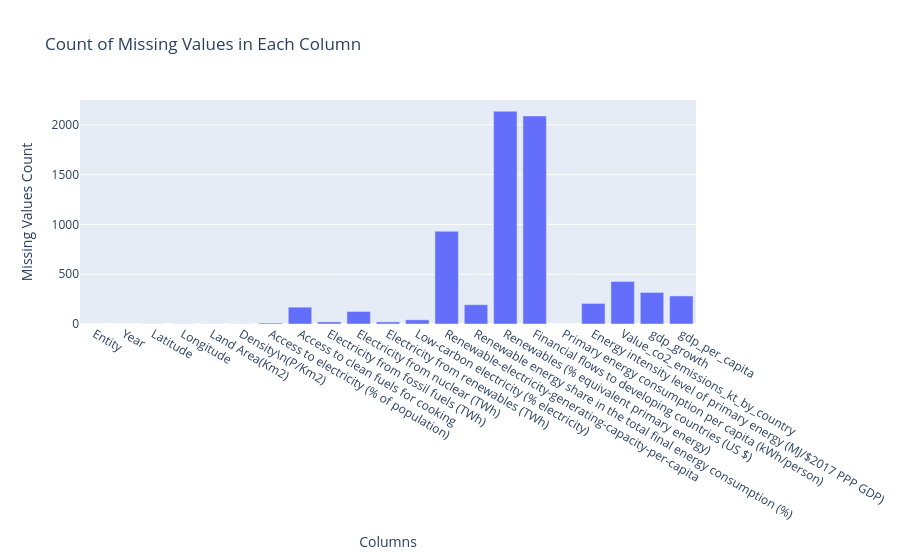

Notebook source saved alongside this figure:
### Code cell
# Creating a bar plot using Plotly Express
fig = px.bar(x=missing_values.index, y=missing_values.values, labels={'x': 'Columns', 'y': 'Missing Values Count'},
             title='Count of Missing Values in Each Column')
fig.show()

### Figure 1 — Plotly figure (JSON) as saved in the notebook; plotly's stock layout.template omitted (floating-point values rounded to 4 significant figures)
{"data": [{"hovertemplate": "Columns=%{x}<br>Missing Values Count=%{y}<extra></extra>", "legendgroup": "", "marker": {"color": "#636efa", "pattern": {"shape": ""}}, "name": "", "orientation": "v", "showlegend": false, "textposition": "auto", "type": "bar", "x": ["Entity", "Year", "Latitude", "Longitude", "Land Area(Km2)", "Density\\n(P/Km2)", "Access to electricity (% of population)", "Access to clean fuels for cooking", "Electricity from fossil fuels (TWh)", "Electricity from nuclear (TWh)", "Electricity from renewables (TWh)", "Low-carbon electricity (% electricity)", "Renewable-electricity-generating-capacity-per-capita", "Renewable energy share in the total final energy consumption (%)", "Renewables (% equivalent primary energy)", "Financial flows to developing countries (US $)", "Primary energy consumption per capita (kWh/person)", "Energy intensity level of primary energy (MJ/$2017 PPP GDP)", "Value_co2_emissions_kt_by_country", "gdp_growth", "gdp_per_capita"], "xaxis": "x", "y": [0, 0, 1, 1, 1, 1, 10, 169, 21, 126, 21, 42, 931, 194, 2137, 2089, 0, 207, 428, 317, 282], "yaxis": "y"}], "layout": {"barmode": "relative", "legend": {"tracegroupgap": 0}, "title": {"text": "Count of Missing Values in Each Column"}, "xaxis": {"anchor": "y", "domain": [0, 1], "title": {"text": "Columns"}}, "yaxis": {"anchor": "x", "domain": [0, 1], "title": {"text": "Missing Values Count"}}}}
